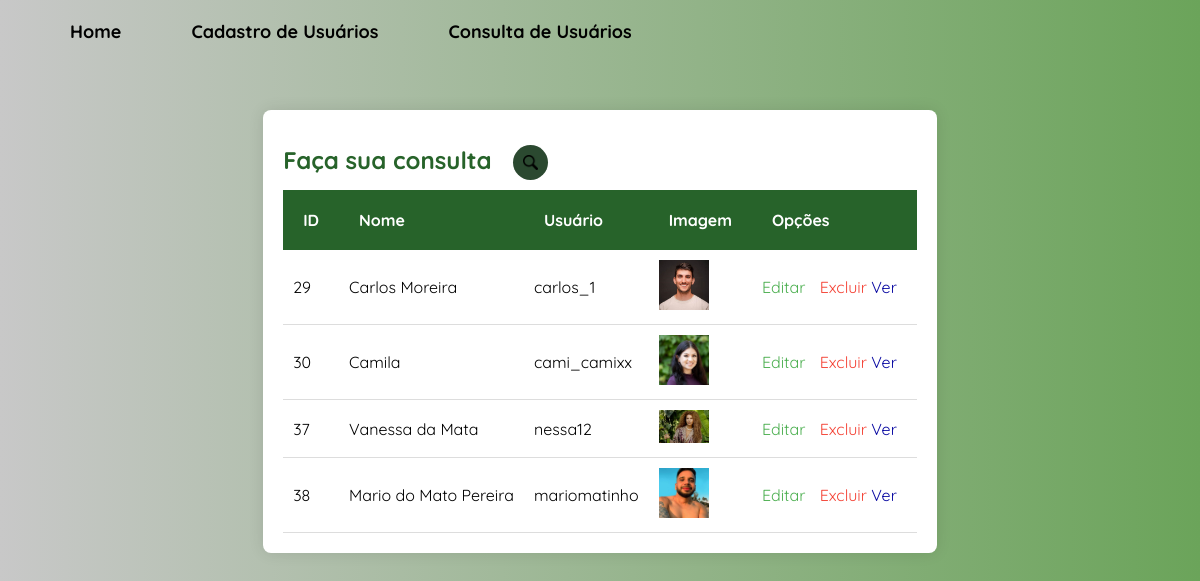
Screenshot of /consulta3 (signed in) with the database file from the repository.
### tables this page shows
CREATE TABLE "tb_login" (
	"usuario_id"	INTEGER,
	"nome_usuario"	TEXT,
	"usuario"	TEXT,
	"senha"	TEXT,
	"imagem"	TEXT,
	PRIMARY KEY("usuario_id" AUTOINCREMENT)
);

### run.py (the view)
@app.route('/consulta3')
def consulta3():
    if not app.config['dados_login']:
        return redirect('/')
    conexao = sqlite3.connect('models/cadastro.db')
    cursor = conexao.cursor()
    sql = 'SELECT * FROM tb_login'
    cursor.execute(sql)
    usuarios = cursor.fetchall()
    conexao.close()
    return render_template('consulta_usuarios.html', usuarios=usuarios, dados_login=app.config['dados_login'])

### templates/consulta_usuarios.html (shortened to what this page needs)
<!DOCTYPE html>
<html lang="pt-br">
<head>
    <link rel="stylesheet" href="/static/styles/estilo4.css">
</head>
<body>
    <nav>
        <ul>
            <li><a href="/home">Home</a></li>
            <li><a href="/cadastro3">Cadastro de Usuários</a></li>
            <li><a href="/consulta3">Consulta de Usuários</a></li>
        </ul>
    </nav>
    <div class="table-container">
        <div class="search-box">
            <a href="#" class="search-btn">
                <img src="/static/assets/lupa.png" alt="Lupa" height="15px" width="15px">
            </a>
        </div>
        <table>
            <div>
                <h2 class="animate__animated animate__zoomIn">Faça sua consulta</h2>
            </div>
            <thead>
                <tr>
                    <th>ID</th>
                    <th>Nome</th>
                    <th>Usuário</th>
                    <th>Imagem</th>
                    <th>Opções</th>
                </tr>
            </thead>
            <tbody>
                {% for usuario in usuarios %}
                <tr>
                    <td>{{ usuario[0] }}</td>
                    <td>{{ usuario[1] }}</td>
                    <td>{{ usuario[2] }}</td>
                    <td>
                        <img src="{{ url_for('static', filename='assets/' + (usuario[4] if usuario[4] else 'default.jpg')) }}" alt="Imagem de {{ usuario[1] }}" style="width: 50px; height: auto;">
                    </td>
                    <td>
                        <a href="/editar3/{{ usuario[0] }}" class="link_editar">Editar</a>
                        <a href="/excluir3/{{ usuario[0] }}" class="link_excluir">Excluir</a>
                        <a href="/ver3/{{ usuario[0] }}" class="link_ver">Ver</a>
                    </td>
                </tr>
                {% endfor %}
            </tbody>
        </table>
    </div>
</body>
</html>

### static/styles/estilo4.css (style rules this page uses)
* { margin: 0; padding: 0; box-sizing: border-box; }
body { font-family: 'Quicksand', sans-serif; background: linear-gradient(90deg, #C8C8C8, #6BA45A); display: flex; justify-content: center; align-items: flex-start; padding-top: 50px; }
nav { position: absolute; top: 20px; left: 20px; font-family: 'Quicksand', sans-serif; }
nav ul { display: flex; list-style: none; gap: 70px; margin-left: 50px; }
nav ul li a { text-decoration: none; color: #000000; font-weight: bold; font-size: 18px; transition: background-color 0.3s, transform 0.3s; }
.table-container { max-width: 100%; padding: 20px; background-color: #ffffff; border-radius: 8px; box-shadow: 0 0 15px rgba(0, 0, 0, 0.1); margin: 0 auto; margin-top: 60px; margin-bottom: 50px; overflow-x: auto; }
h2 { font-size: 24px; line-height: 2.5; color: #27632a; padding-right: 90px; padding-top: -10px; }
.search-box { position: absolute; background: #2b4930; height: 35px; padding: 10px; border-radius: 30px; display: flex; justify-content: space-between; align-items: center; margin-left: 230px; margin-top: 15px; }
.search-btn { border-radius: 50%; background:#2b4930; display: flex; justify-content: center; align-items: center; transition: 0.5s; }
table { width: 100%; border-collapse: collapse; }
thead { background-color: #27632a; color: white; }
thead th { padding: 20px; text-align: left; }
tbody td { padding: 10px; border-bottom: 1px solid #ddd; text-align: left; }
.link_editar { color: #4caf50; margin-right: 10px; text-decoration: none; }
.link_excluir { color: #f44336; text-decoration: none; }
.link_ver { color: #0707a1; margin-right: 10px; text-decoration: none; }

### rows the page displays
tb_login: usuario_id "29", nome_usuario "Carlos Moreira", usuario "carlos_1", imagem (picture)
tb_login: usuario_id "30", nome_usuario "Camila", usuario "cami_camixx", imagem (picture)
tb_login: usuario_id "37", nome_usuario "Vanessa da Mata", usuario "nessa12", imagem (picture)
tb_login: usuario_id "38", nome_usuario "Mario do Mato Pereira", usuario "mariomatinho", imagem (picture)
